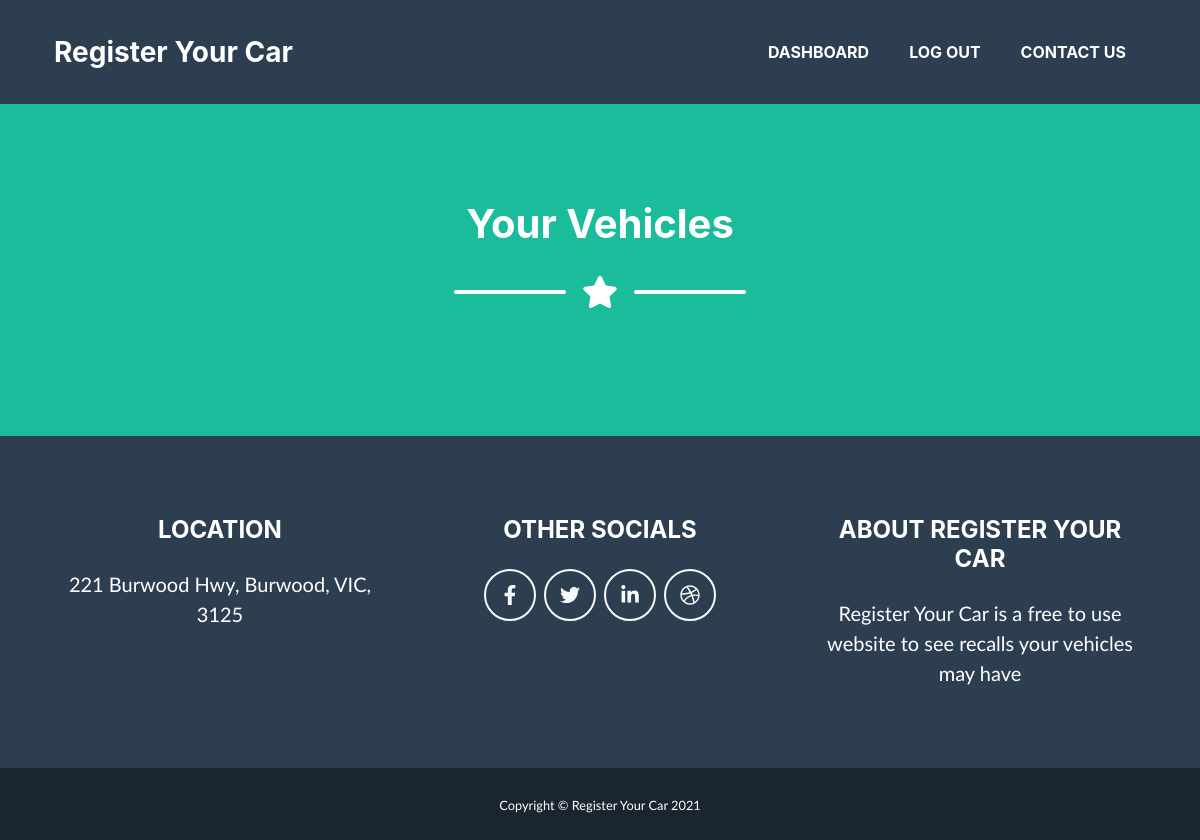
Before: /your_vehicles (signed in) with the older database file.
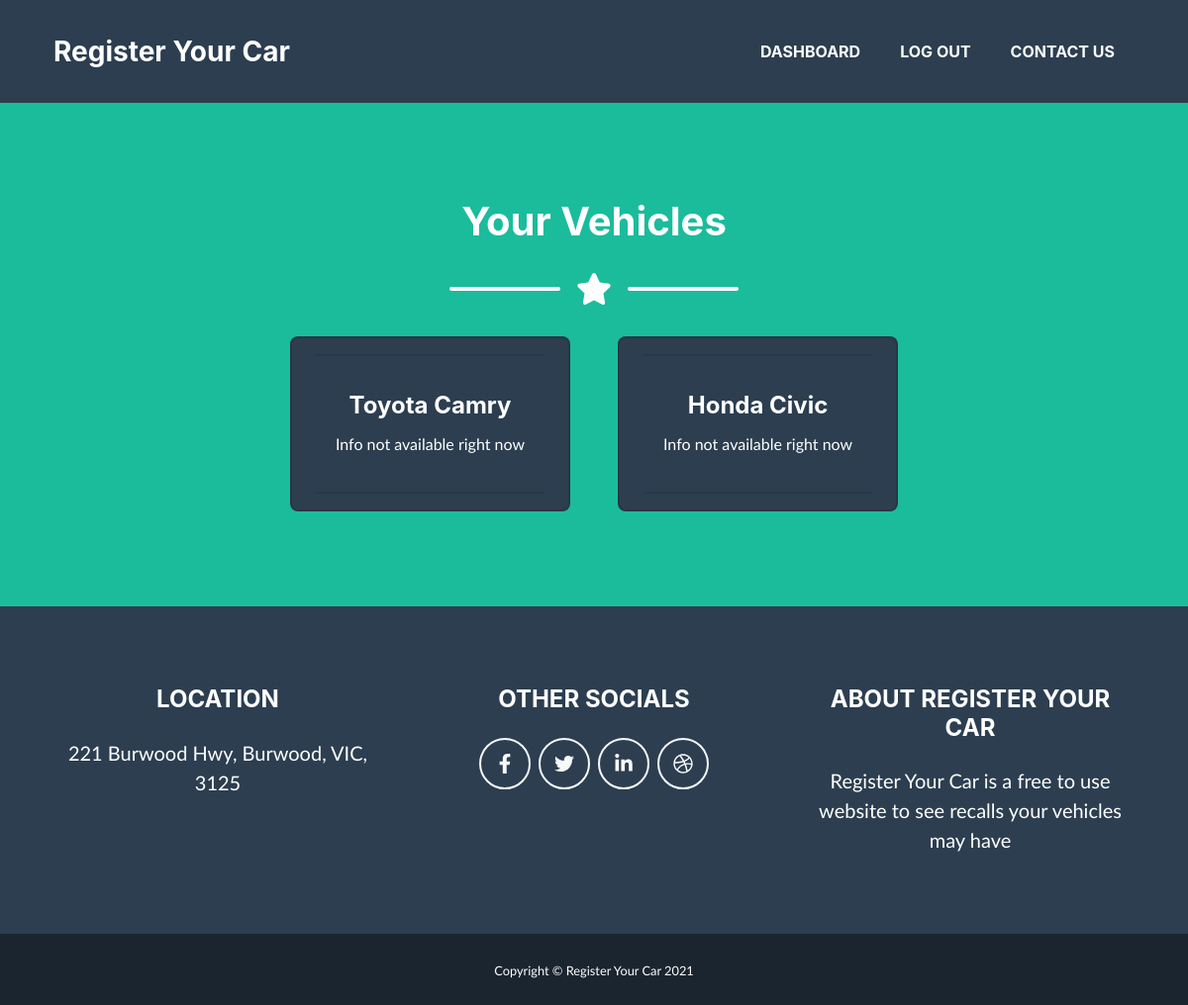
After: the same page with the newer database file.
### website_car/models.py (models this page shows)
class Vehicle(db.Model):
    id = db.Column(db.Integer, primary_key=True)
    user_id = db.Column(db.Integer, db.ForeignKey('user.id'))
    make = db.Column(db.String(255))
    model = db.Column(db.String(255))
    info = db.Column(db.String(255))
    date = db.Column(db.DateTime(timezone=True), default=func.now())

### website_car/views.py (the view)
@views.route('/your_vehicles')
@login_required
def your_vehicles():
    return render_template("your_vehicles.html", user=current_user)

### website_car/__init__.py (called while the page is built)
def create_app():
    app = Flask(__name__)
    app.config['SECRET_KEY'] = 'regicar'
    app.config['SQLALCHEMY_DATABASE_URI'] = f'sqlite:///{DB_CARS}'
    db.init_app(app)
    from .views import views
    from .auth import auth
    app.register_blueprint(views, url_prefix='/')
    app.register_blueprint(auth, url_prefix='/')
    from . import models
    create_database(app)
    login_manager = LoginManager()
    login_manager.login_view = 'auth.login'
    login_manager.init_app(app)
    @login_manager.user_loader
    def load_user(id):
        return models.User.query.get(int(id))
    return app

### website_car/templates/your_vehicles.html
{% extends "base.html" %} {% block title %}Register Your Car - Your Vehicles{% endblock %} {% block content %}
<div class='container'>
    <h1>Your Vehicles</h1>
    <div class="divider-custom divider-light">
        <div class="divider-custom-line"></div>
        <div class="divider-custom-icon"><i class="fas fa-star"></i></div>
        <div class="divider-custom-line"></div>
    </div>
    <div class='row'>
        <div class="card-deck mx-auto">
            {% for vehicle in user.vehicles %}
            <div class="card bg-secondary col-sm-6">
                <hr>
                <div class="card-body">
                    <h4 class="card-title">{{vehicle.make}} {{vehicle.model}}</h4>
                    {% if vehicle.info == None %}
                    <p class='card-text'>Info not available right now</p>
                    {% else %}
                    <p class="card-text">{{vehicle.info}}</p>
                    {% endif %}
                </div>
                <hr>
            </div>
            {% endfor %}
        </div>
    </div>
</div>
{% endblock %}

### website_car/templates/base.html (shortened to what this page needs)
<!DOCTYPE html>
<html lang="en">
<head>
    <link rel="stylesheet" type="text/css" href="{{ url_for('static', filename='styles.css') }} " />
    <link rel="stylesheet" type="text/css" href="{{ url_for('static', filename='heading.css') }}" />
    <link rel="stylesheet" type="text/css" href="{{ url_for('static', filename='body.css') }}" />
</head>
<body id="page-top">
    <nav class="navbar navbar-expand-lg bg-secondary fixed-top" id="mainNav">
        <div class="container">
            <a class="navbar-brand js-scroll-trigger" href="#top">Register Your Car</a
               >
            <div class="collapse navbar-collapse" id="navbarResponsive">
               <ul class="navbar-nav ml-auto">
                  {% if user.is_authenticated %}
                  <li class="nav-item mx-0 mx-lg-1">
                     <a
                        class="nav-link py-3 px-0 px-lg-3 rounded js-scroll-trigger"
                        href="/dashboard"
                        >DASHBOARD</a
                        >
                  </li>
                  <li class="nav-item mx-0 mx-lg-1">
                     <a
                        class="nav-link py-3 px-0 px-lg-3 rounded js-scroll-trigger"
                        href="/logout"
                        >LOG OUT</a
                        >
                  </li>
                  <li class="nav-item mx-0 mx-lg-1">
                     <a
                        class="nav-link py-3 px-0 px-lg-3 rounded js-scroll-trigger"
                        href="/contact_us"
                        >CONTACT US</a
                        >
                  </li>
                  {% endif %}
               </ul>
            </div>
         </div>
      </nav>
      <header class="masthead bg-primary text-white text-center">
      {% block content %}
      {% endblock %}
      </header>
      <footer class="footer text-center">
         <div class="container">
            <div class="row">
               <div class="col-lg-4 mb-5 mb-lg-0">
                  <h4 class="mb-4">LOCATION</h4>
                  <p class="pre-wrap lead mb-0">221 Burwood Hwy, Burwood, VIC, 3125</p>
               </div>
               <div class="col-lg-4 mb-5 mb-lg-0">
                  <h4 class="mb-4">OTHER SOCIALS</h4>
                  <a
                     class="btn btn-outline-light btn-social mx-1"
                     href="https://www.facebook.com/StartBootstrap"
                     ><i class="fab fa-fw fa-facebook-f"></i></a
                     ><a
                     class="btn btn-outline-light btn-social mx-1"
                     href="https://www.twitter.com/sbootstrap"
                     ><i class="fab fa-fw fa-twitter"></i></a
                     ><a
                     class="btn btn-outline-light btn-social mx-1"
                     href="https://www.linkedin.com/in/startbootstrap"
                     ><i class="fab fa-fw fa-linkedin-in"></i></a
                     ><a
                     class="btn btn-outline-light btn-social mx-1"
                     href="https://www.dribble.com/startbootstrap"
                     ><i class="fab fa-fw fa-dribbble"></i
                     ></a>
        </div>
        <div class="col-lg-4">
            <h4 class="mb-4">ABOUT REGISTER YOUR CAR</h4>
            <p class="pre-wrap lead mb-0">Register Your Car is a free to use website to see recalls your vehicles may have</p>
        </div>
        </div>
        </div>
        </footer>
        <section class="copyright py-4 text-center text-white">
            <div class="container">
                <small class="pre-wrap">Copyright © Register Your Car 2021</small>
            </div>
        </section>
</body>
</html>

Changed rows visible on the page:
added Vehicle: make "Toyota", model "Camry", shows "Info not available right now"
added Vehicle: make "Honda", model "Civic", shows "Info not available right now"
